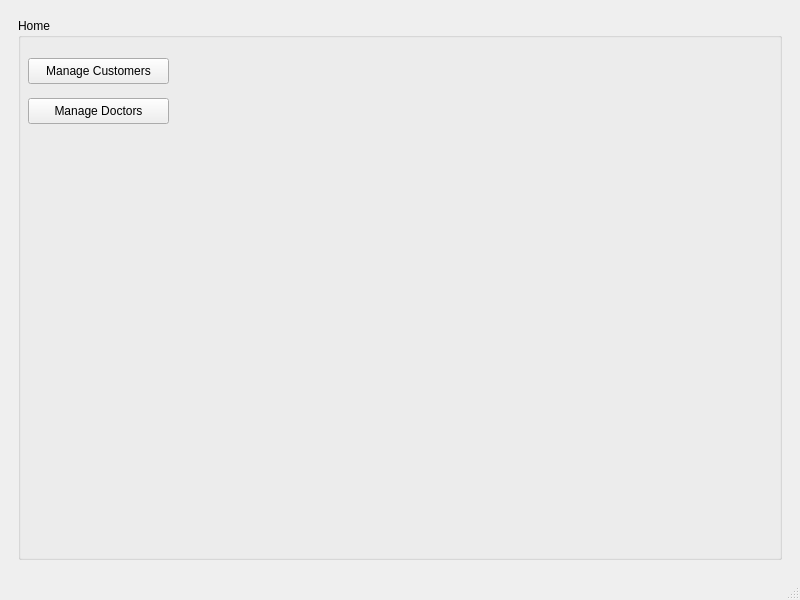
<?xml version="1.0" encoding="UTF-8"?>
<ui version="4.0">
 <class>MainWindow</class>
 <widget class="QMainWindow" name="MainWindow">
  <property name="geometry">
   <rect>
    <x>0</x>
    <y>0</y>
    <width>800</width>
    <height>600</height>
   </rect>
  </property>
  <property name="windowTitle">
   <string>MainWindow</string>
  </property>
  <widget class="QWidget" name="centralwidget">
   <layout class="QGridLayout" name="gridLayout_2">
    <item row="0" column="0">
     <layout class="QGridLayout" name="gridLayout">
      <item row="0" column="0">
       <widget class="QStackedWidget" name="stackedWidget">
        <property name="currentIndex">
         <number>0</number>
        </property>
        <widget class="QWidget" name="page">
         <layout class="QGridLayout" name="gridLayout_3">
          <item row="1" column="0">
           <widget class="QGroupBox" name="homeGroupBox">
            <property name="title">
             <string>Home</string>
            </property>
            <widget class="QPushButton" name="manageDoctorsButton">
             <property name="geometry">
              <rect>
               <x>10</x>
               <y>80</y>
               <width>141</width>
               <height>26</height>
              </rect>
             </property>
             <property name="sizePolicy">
              <sizepolicy hsizetype="Fixed" vsizetype="Fixed">
               <horstretch>0</horstretch>
               <verstretch>0</verstretch>
              </sizepolicy>
             </property>
             <property name="text">
              <string>Manage Doctors</string>
             </property>
            </widget>
            <widget class="QPushButton" name="manageCustomersButton">
             <property name="geometry">
              <rect>
               <x>10</x>
               <y>40</y>
               <width>141</width>
               <height>26</height>
              </rect>
             </property>
             <property name="sizePolicy">
              <sizepolicy hsizetype="Fixed" vsizetype="Fixed">
               <horstretch>0</horstretch>
               <verstretch>0</verstretch>
              </sizepolicy>
             </property>
             <property name="text">
              <string>Manage Customers</string>
             </property>
            </widget>
           </widget>
          </item>
         </layout>
        </widget>
        <widget class="ManageDoctorsWindow" name="page_2"/>
        <widget class="ManageCustomersWindow" name="page_3"/>
       </widget>
      </item>
     </layout>
    </item>
   </layout>
  </widget>
  <widget class="QMenuBar" name="menubar">
   <property name="geometry">
    <rect>
     <x>0</x>
     <y>0</y>
     <width>800</width>
     <height>23</height>
    </rect>
   </property>
  </widget>
  <widget class="QStatusBar" name="statusbar"/>
 </widget>
 <customwidgets>
  <customwidget>
   <class>ManageDoctorsWindow</class>
   <extends>QWidget</extends>
   <header>managedoctorswindow.h</header>
   <container>1</container>
  </customwidget>
  <customwidget>
   <class>ManageCustomersWindow</class>
   <extends>QWidget</extends>
   <header>managecustomerswindow.h</header>
   <container>1</container>
  </customwidget>
 </customwidgets>
 <resources/>
 <connections/>
</ui>
